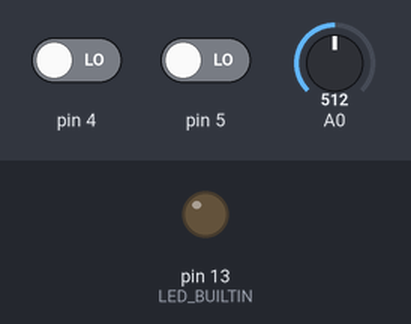
Simulated run of this sketch. Board: Arduino Uno, built with avr-gcc and run on an emulated ATmega328P. Parts: output pins drawn as LEDs (lit = HIGH). The test bench sets the inputs (shaded band); at power-on: pin 4 LOW, pin 5 LOW, A0 = 512. What the sketch prints to the serial monitor is not drawn.

Above: at 1.2 s.
1.3 s: pin 4 driven HIGH
At 1.8 s:
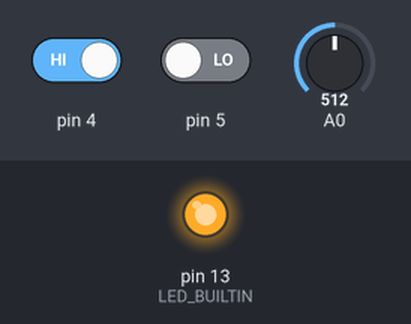
2.8 s: pin 4 driven LOW
At 4.0 s:
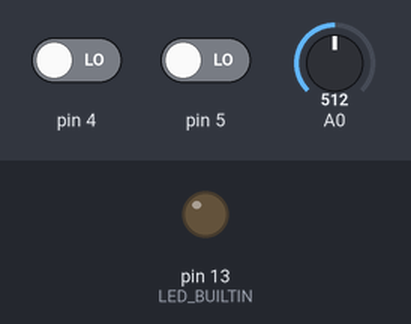
4.3 s: pin 5 driven HIGH
At 5.3 s:
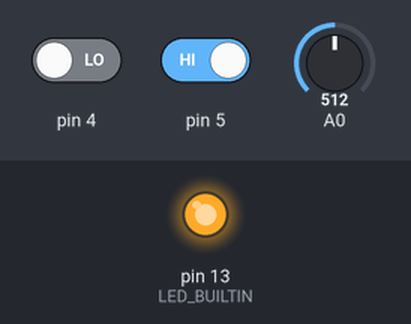
Timing chart, 0 to 7.3 s (numbered marks = the images above; inputs shaded):
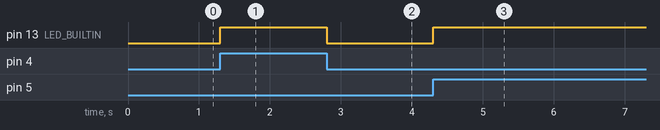

Measured:
- after the input at 1.3 s, pin 13 (LED_BUILTIN): LOW → HIGH at once
- after the input at 2.8 s, pin 13 (LED_BUILTIN): HIGH → LOW at once
- after the input at 4.3 s, pin 13 (LED_BUILTIN): LOW → HIGH at once

The sketch:

ecg_AD8232_com_filtro_notch_timer.ino
```cpp
/*
 * Exemplo de coleta de dados de ECG usando o módulo AD8232, e
 * configurando o disparo do ADC por timer para controlar a
 * frequência de aquisição.
 * O sinal coletado passa por um filtro notch digital para eliminar
 * o ruído da rede elétrica em 60Hz.
 * O LED interno da placa Arduino é aceso quando o módulo AD8232
 * detecta um eletrodo solto.
 *
 * Filtro notch baseado em:
 *   CHOY, T. T. C.; LEUNG, P. M. Real time microprocessor-based
 *   50 Hz notch filter for ECG. Journal of biomedical engineering,
 *   v. 10, n. 3, p. 285-288, 1988.
 *
 * Opções do filtro variam com a frequência de aquisição (Fs):
 *  Para Fs = 120Hz, usar "N_PONTOS 2" e "N 1"
 *  Para Fs = 240Hz, usar "N_PONTOS 3" e "N 2"
 *  Para Fs = 360Hz, usar "N_PONTOS 4" e "N 3"
 *  "a" deve estar entre 0 e 1:
 *    - "a" próximo de 0 distorce mais o sinal de ECG, mas é
 *      menos suscetível a variações nas frequências do ruído
 *      e de amostragem;
 *    - "a" próximo de 1 distorce menos o sinal de ECG, mas é
 *      mais suscetível a variações nas frequências do ruído
 *      e de amostragem.
 *
 * O timer deve ser ajustado de acordo com a frequência de
 * aquisição desejada:
 *   - Fs = 120Hz, usar "OCR1A = 16666;" e "OCR1B = 16666;"
 *   - Fs = 240Hz, usar "OCR1A = 8332;" e "OCR1B = 8332;"
 *   - Fs = 360Hz, usar "OCR1A = 5554;" e "OCR1B = 5554;"
 *
 * Criado por: Erick Dario León Bueno de Camargo, 2023
 */

// Constantes necessárias para o filtro notch
#define N_PONTOS 2
#define N 1
#define a 0.95

int X[N_PONTOS];   // vetor com as medidas atuais
int Y[N_PONTOS];   // vetor com as medidas filtradas
int contador;

bool medida_disponivel = false;


/////////////////////////////////////////////////////////////////
// Esta interrupção roda assim que o ADC termina uma medida:
ISR (ADC_vect){
  X[contador] = ADC;
  medida_disponivel = true;
}

EMPTY_INTERRUPT (TIMER1_COMPB_vect); // limpa a configuração do timer

/////////////////////////////////////////////////////////////////
// Esta função só roda uma vez, no início
void setup() {
  // initialize the serial communication:
  Serial.begin(115200);
  pinMode(4, INPUT);
  pinMode(5, INPUT);
  pinMode(LED_BUILTIN, OUTPUT);
  contador = 0;

  // configuração do Timer 1
  TCCR1A = 0;
  TCCR1B = 0;
  TCNT1 = 0;
  TCCR1B = bit (CS11) | bit (WGM12);  // CTC, prescaler = 8
  TIMSK1 = bit (OCIE1B);  // habilita interrupção por comparação
  //OCR1A = 5554;           // 16Mz/8/(5554+1) = 360,036Hz
  //OCR1B = 5554;           // 16Mz/8/(5554+1) = 360,036Hz
  //OCR1A = 8332;           // 16Mz/8/(8332+1) = 240,0096Hz
  //OCR1B = 8332;           // 16Mz/8/(8332+1) = 240,0096Hz
  OCR1A = 16666;          // 16Mz/8/(16666+1) = 119,9976Hz
  OCR1B = 16666;          // 16Mz/8/(16666+1) = 119,9976Hz

  // configuração do ADC
  ADCSRA =  bit (ADEN) | bit (ADIE) | bit (ADIF); // liga o ADC e interrupção (ADC_vect)
  ADCSRA |= bit (ADPS2);              // Prescaler de 16
  ADMUX = bit (REFS0) | (0 & 7);      // leitura do canal 0 (A0)
  ADCSRB = bit (ADTS0) | bit (ADTS2); // ADC dispara com TIMER1_COMPB_vect
  ADCSRA |= bit (ADATE);              // liga o disparo automático
}

/////////////////////////////////////////////////////////////////
// Esta função se repete indefinidamente
void loop() {

  if((digitalRead(4) == 1)||(digitalRead(5) == 1)){
    digitalWrite(LED_BUILTIN, HIGH);
  }
  else{
    digitalWrite(LED_BUILTIN, LOW);
  }
  if(medida_disponivel){
    int ponto_anterior = (contador+N_PONTOS-N)%N_PONTOS;
    Y[contador] = ((X[contador]+X[ponto_anterior])/2) + a*(((X[contador]+X[ponto_anterior])/2) - Y[ponto_anterior]);
    Serial.println(Y[contador]);

    contador = contador + 1;
    if (contador >= N_PONTOS){
      contador = 0;
    }
    medida_disponivel = false;
  }
}
```
